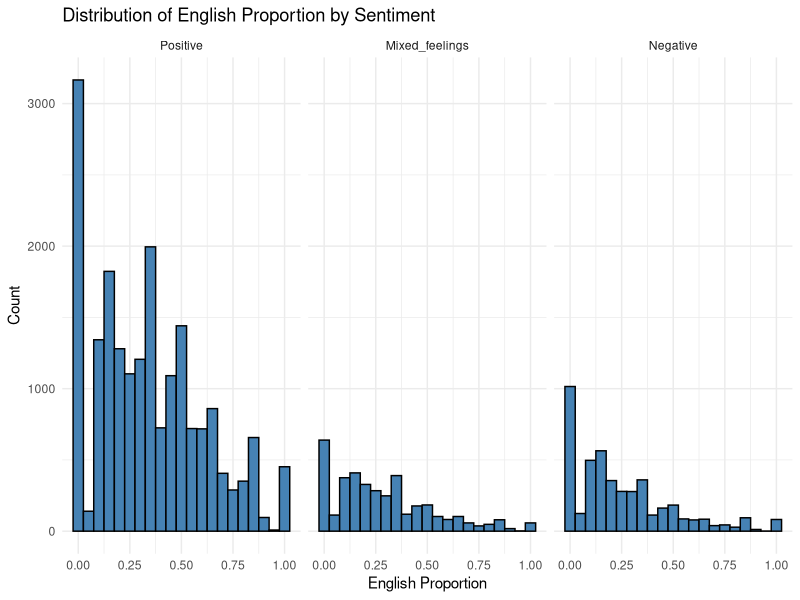
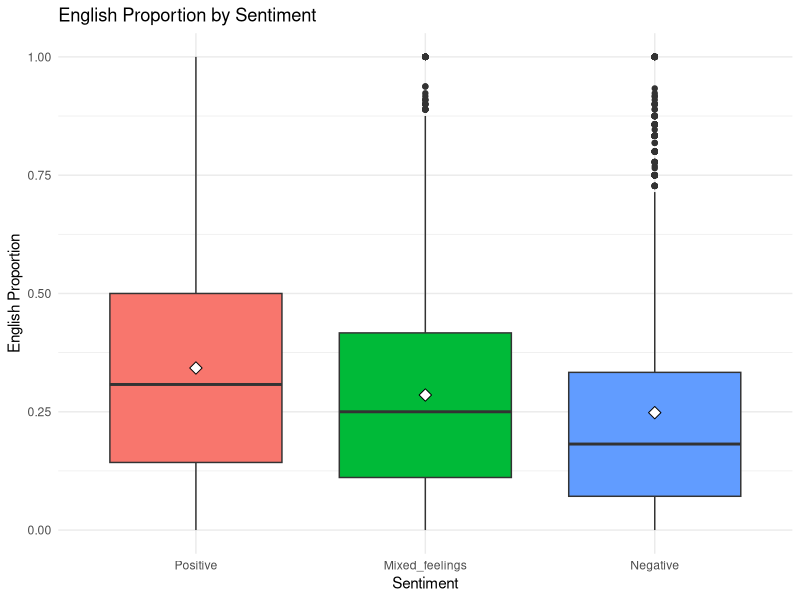
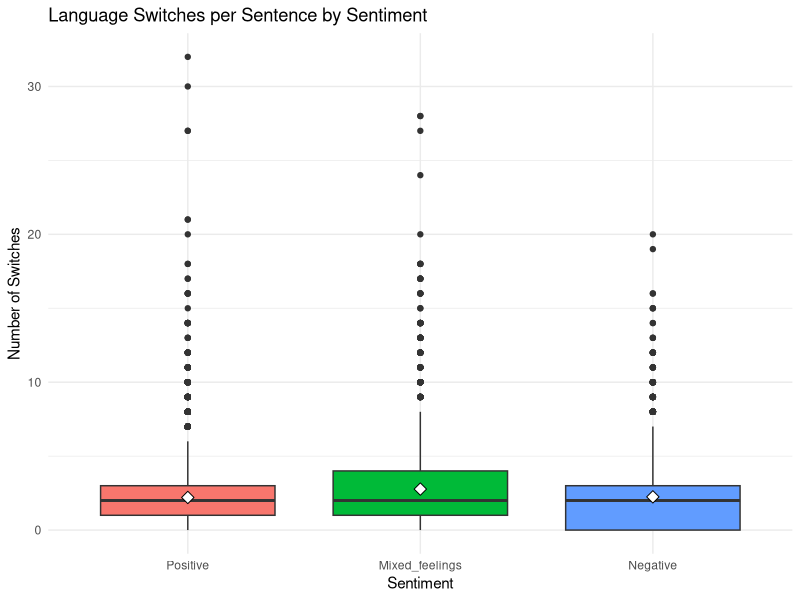
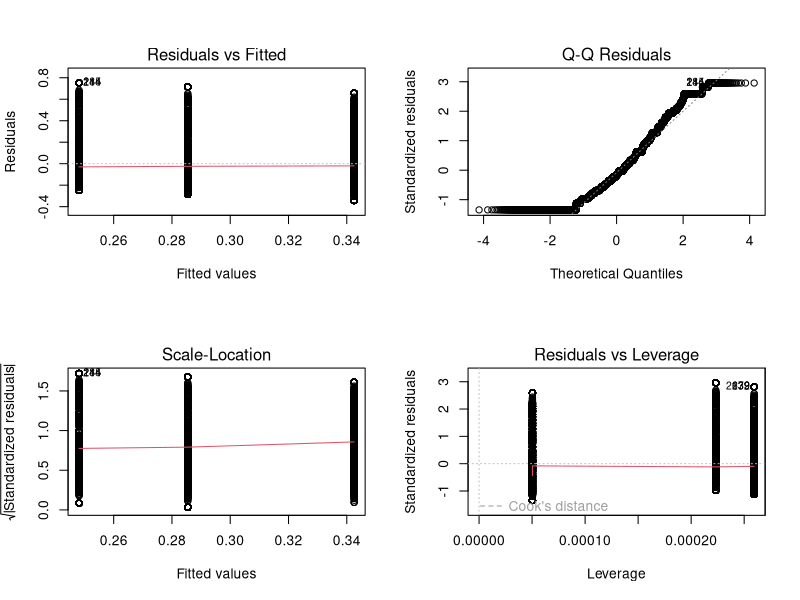
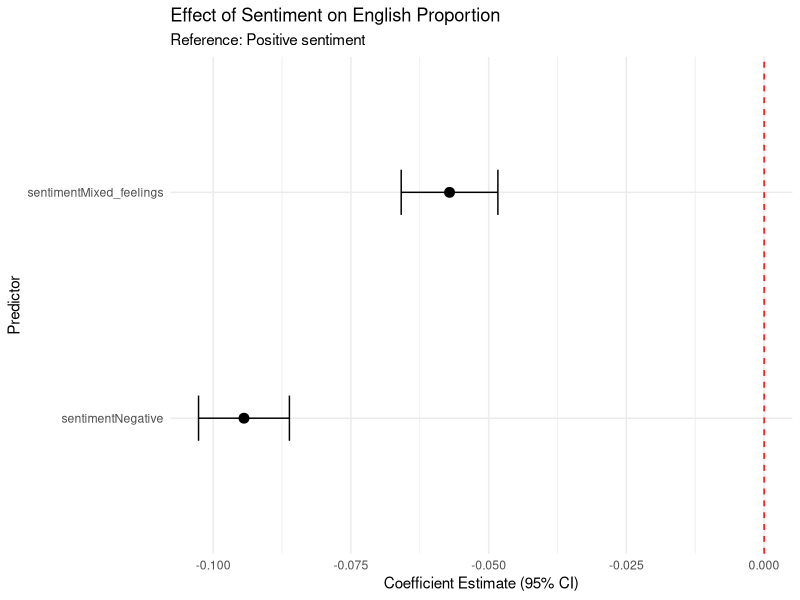
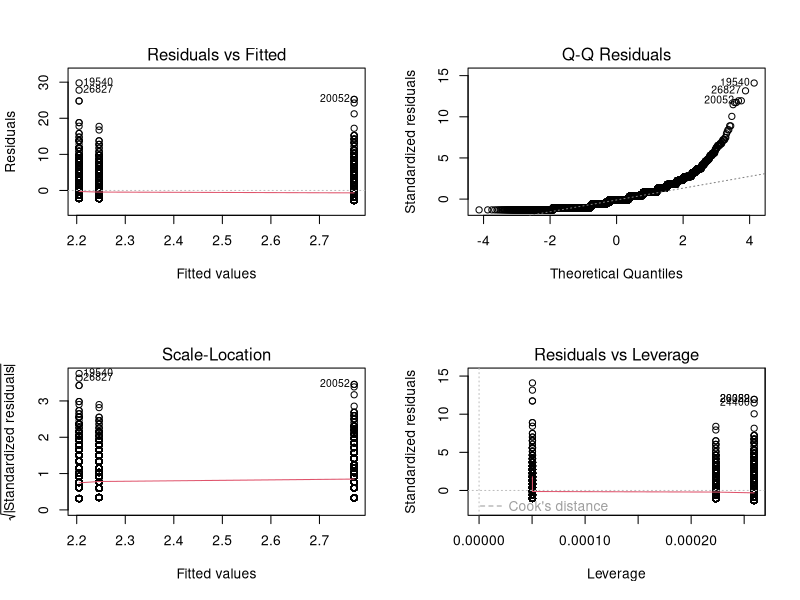
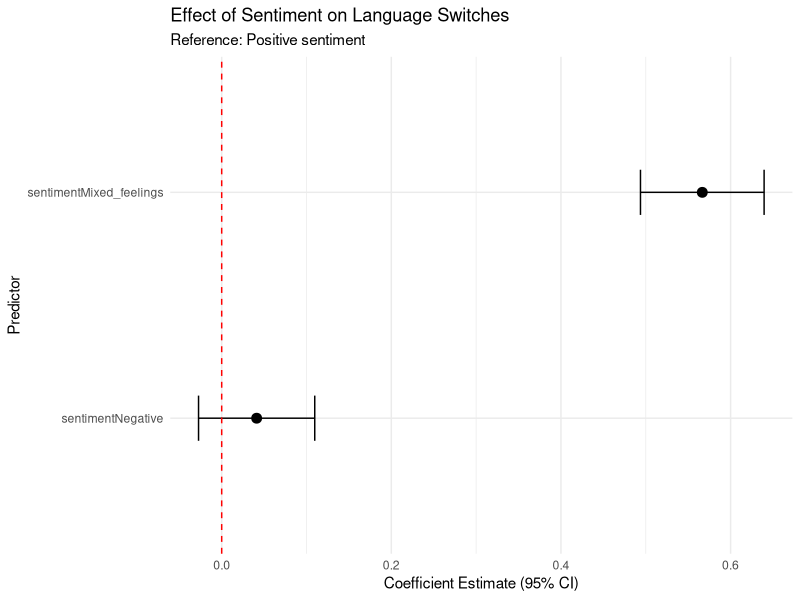
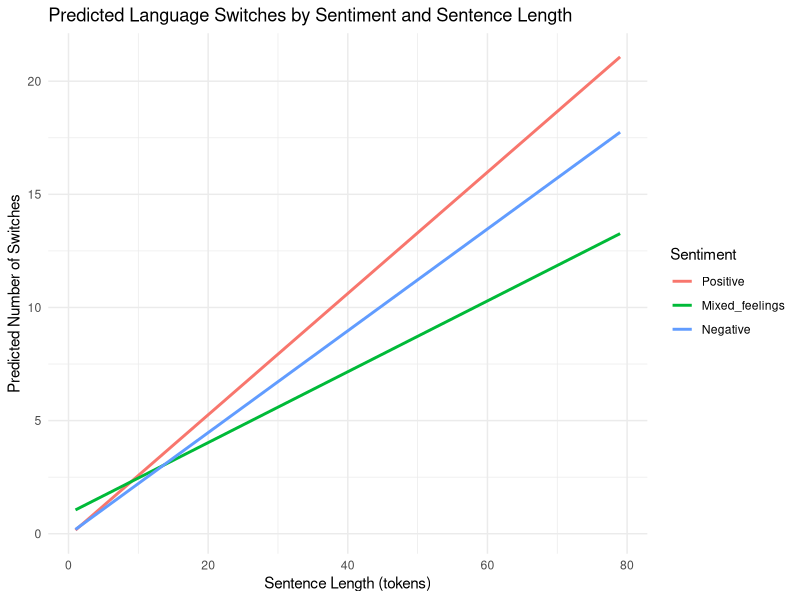

R code for these plots, in order:
## ---- chunk 1
library(tidyverse)
library(broom)
library(car)

# Import data
cs_data <- read.csv("entacs_data_complete.csv", stringsAsFactors = FALSE)

# Convert sentiment to factor with Positive as reference level
cs_data$sentiment <- factor(cs_data$sentiment, 
                            levels = c("Positive", "Mixed_feelings", "Negative", "unknown"))

# Check structure
str(cs_data)
summary(cs_data)
head(cs_data)
## ---- chunk 2
# Sentiment distribution
table(cs_data$sentiment)

# Overall proportions
cat("Overall NA proportion:", mean(cs_data$na_proportion), "\n")
cat("Overall English proportion:", mean(cs_data$en_proportion), "\n")
cat("Overall Tamil proportion:", mean(cs_data$ta_proportion), "\n")
cat("Overall switches per sentence:", mean(cs_data$num_switches), "\n")
## ---- chunk 3
# Create filtered dataset for main analysis
cs_main <- cs_data %>%
  filter(sentiment %in% c("Positive", "Mixed_feelings", "Negative"))

# Re-level factor to drop unused level
cs_main$sentiment <- droplevels(cs_main$sentiment)

# Summary of filtered data
cat("Sentences in main analysis:", nrow(cs_main), "\n")
table(cs_main$sentiment)
## ---- chunk 4
ggplot(cs_main, aes(x = en_proportion)) +
  geom_histogram(binwidth = 0.05, fill = "steelblue", color = "black") +
  facet_wrap(~sentiment) +
  labs(title = "Distribution of English Proportion by Sentiment",
       x = "English Proportion", y = "Count") +
  theme_minimal()
## ---- chunk 5
ggplot(cs_main, aes(x = sentiment, y = en_proportion, fill = sentiment)) +
  geom_boxplot() +
  stat_summary(fun = mean, geom = "point", shape = 23, size = 3, fill = "white") +
  labs(title = "English Proportion by Sentiment",
       x = "Sentiment", y = "English Proportion") +
  theme_minimal() +
  theme(legend.position = "none")

# Summary statistics
cs_main %>%
  group_by(sentiment) %>%
  summarise(
    n = n(),
    mean_en = mean(en_proportion),
    sd_en = sd(en_proportion),
    median_en = median(en_proportion)
  )
## ---- chunk 6
ggplot(cs_main, aes(x = sentiment, y = num_switches, fill = sentiment)) +
  geom_boxplot() +
  stat_summary(fun = mean, geom = "point", shape = 23, size = 3, fill = "white") +
  labs(title = "Language Switches per Sentence by Sentiment",
       x = "Sentiment", y = "Number of Switches") +
  theme_minimal() +
  theme(legend.position = "none")

# Summary statistics
cs_main %>%
  group_by(sentiment) %>%
  summarise(
    n = n(),
    mean_switches = mean(num_switches),
    sd_switches = sd(num_switches),
    median_switches = median(num_switches)
  )
## ---- chunk 7
# Model 1: English proportion predicted by sentiment
model1 <- lm(en_proportion ~ sentiment, data = cs_main)
summary(model1)
## ---- chunk 8
par(mfrow = c(2, 2))
plot(model1)
par(mfrow = c(1, 1))
## ---- chunk 9
# Levene's test for homogeneity of variance
leveneTest(en_proportion ~ sentiment, data = cs_main)
## ---- chunk 10
# Extract coefficients
model1_coefs <- tidy(model1, conf.int = TRUE) %>%
  filter(term != "(Intercept)") %>%
  arrange(estimate) %>%
  mutate(term = factor(term, levels = term))

# Dot-and-whiskers plot
ggplot(model1_coefs, aes(x = term, y = estimate)) +
  geom_point(size = 3) +
  geom_errorbar(aes(ymin = conf.low, ymax = conf.high), width = 0.2) +
  geom_hline(yintercept = 0, linetype = "dashed", color = "red") +
  coord_flip() +
  labs(title = "Effect of Sentiment on English Proportion",
       subtitle = "Reference: Positive sentiment",
       x = "Predictor", y = "Coefficient Estimate (95% CI)") +
  theme_minimal()
## ---- chunk 11
# Model fit
cat("R-squared:", summary(model1)$r.squared, "\n")
cat("Adjusted R-squared:", summary(model1)$adj.r.squared, "\n\n")

# Predicted means
predicted_means <- cs_main %>%
  group_by(sentiment) %>%
  summarise(observed_mean = mean(en_proportion)) %>%
  mutate(predicted_mean = predict(model1, newdata = data.frame(sentiment = sentiment)))

print(predicted_means)
## ---- chunk 12
# Model 2: Number of switches predicted by sentiment
model2 <- lm(num_switches ~ sentiment, data = cs_main)
summary(model2)
## ---- chunk 13
par(mfrow = c(2, 2))
plot(model2)
par(mfrow = c(1, 1))
## ---- chunk 14
# Extract coefficients
model2_coefs <- tidy(model2, conf.int = TRUE) %>%
  filter(term != "(Intercept)") %>%
  arrange(estimate) %>%
  mutate(term = factor(term, levels = term))

# Dot-and-whiskers plot
ggplot(model2_coefs, aes(x = term, y = estimate)) +
  geom_point(size = 3) +
  geom_errorbar(aes(ymin = conf.low, ymax = conf.high), width = 0.2) +
  geom_hline(yintercept = 0, linetype = "dashed", color = "red") +
  coord_flip() +
  labs(title = "Effect of Sentiment on Language Switches",
       subtitle = "Reference: Positive sentiment",
       x = "Predictor", y = "Coefficient Estimate (95% CI)") +
  theme_minimal()
## ---- chunk 15
# Model 3: Switches predicted by sentiment and sentence length with interaction
model3 <- lm(num_switches ~ sentiment * sentence_length, data = cs_main)
summary(model3)
## ---- chunk 16
# Compare models with ANOVA
anova(model2, model3)

# Compare R-squared values
cat("Model 2 (no interaction) R-squared:", summary(model2)$r.squared, "\n")
cat("Model 3 (with interaction) R-squared:", summary(model3)$r.squared, "\n")
## ---- chunk 17
# Create predicted values for visualization
pred_data <- expand.grid(
  sentiment = levels(cs_main$sentiment),
  sentence_length = seq(min(cs_main$sentence_length), 
                        max(cs_main$sentence_length), 
                        length.out = 50)
)

pred_data$predicted_switches <- predict(model3, newdata = pred_data)

ggplot(pred_data, aes(x = sentence_length, y = predicted_switches, color = sentiment)) +
  geom_line(size = 1) +
  labs(title = "Predicted Language Switches by Sentiment and Sentence Length",
       x = "Sentence Length (tokens)", y = "Predicted Number of Switches",
       color = "Sentiment") +
  theme_minimal()
## ---- chunk 18
cat("=== MAIN FINDINGS ===\n\n")

cat("Analysis 1: English Proportion ~ Sentiment\n")
cat("Reference level: Positive sentiment\n")
cat("Model R-squared:", round(summary(model1)$r.squared, 4), "\n\n")

model1_summary <- tidy(model1) %>% filter(term != "(Intercept)")
for(i in 1:nrow(model1_summary)) {
  cat(model1_summary$term[i], ":\n")
  cat("  Estimate:", round(model1_summary$estimate[i], 4), "\n")
  cat("  p-value:", format.pval(model1_summary$p.value[i]), "\n\n")
}

cat("\nAnalysis 2: Language Switches ~ Sentiment\n")
cat("Reference level: Positive sentiment\n")
cat("Model R-squared:", round(summary(model2)$r.squared, 4), "\n\n")

model2_summary <- tidy(model2) %>% filter(term != "(Intercept)")
for(i in 1:nrow(model2_summary)) {
  cat(model2_summary$term[i], ":\n")
  cat("  Estimate:", round(model2_summary$estimate[i], 4), "\n")
  cat("  p-value:", format.pval(model2_summary$p.value[i]), "\n\n")
}
